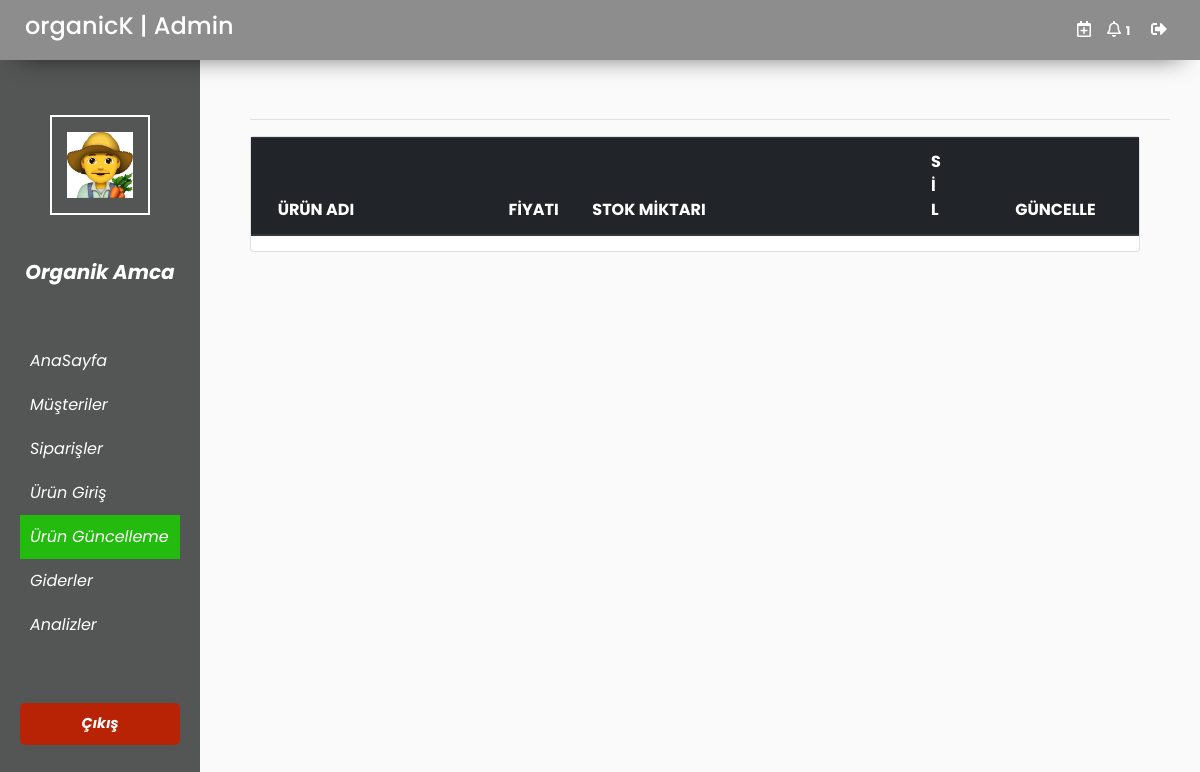
Before: /urun_guncel.php with the older database file.
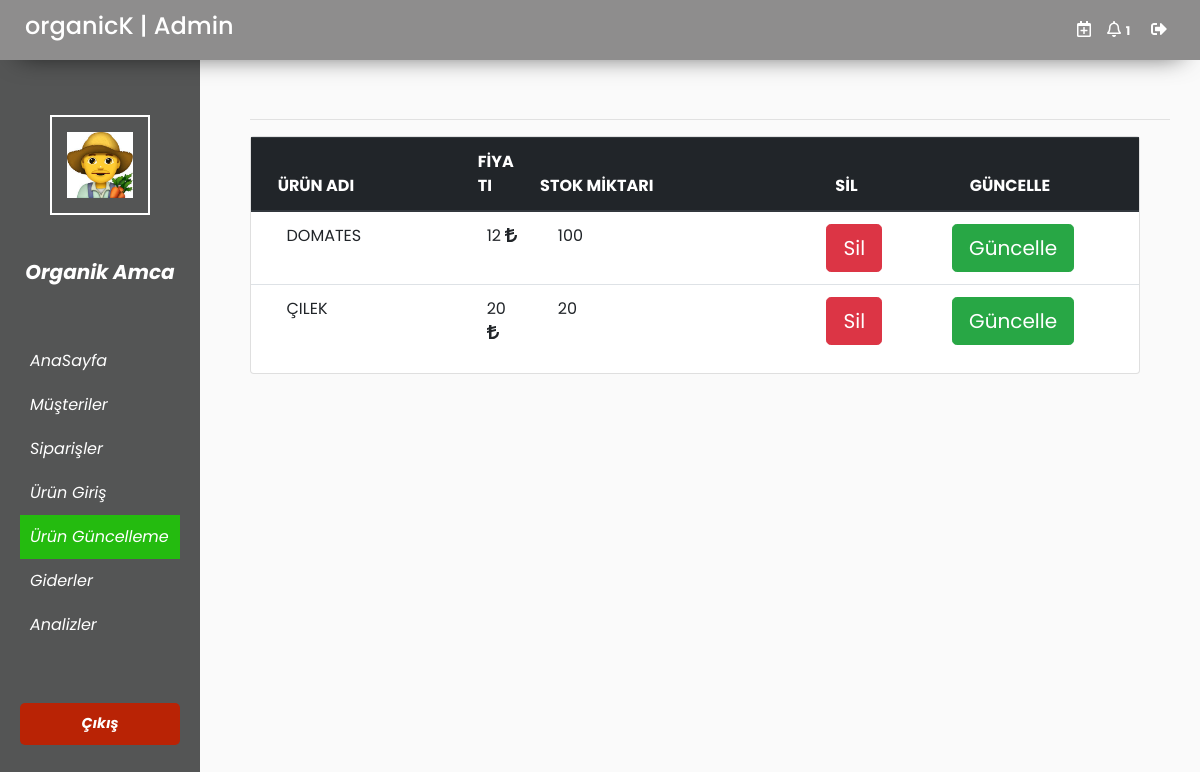
After: the same page with the newer database file.
### tables this page shows
CREATE TABLE IF NOT EXISTS `urun_kayit` (
  `urun_id` int(225) NOT NULL AUTO_INCREMENT,
  `urun_ad` varchar(255) DEFAULT NULL,
  `kategori_id` int(11) DEFAULT NULL,
  `fiyat` int(11) DEFAULT NULL,
  `stok_miktari` int(11) DEFAULT NULL,
  PRIMARY KEY (`urun_id`),
  KEY `kategori_id` (`kategori_id`)
);

### urun_guncel.php (the view, shortened to what this page needs)
<?php
include 'menubar/head.php';
?>
<body>
    <div class="wrapper">
        <div id="main">
            <div id="main">
           <?php
                include 'menubar/nav.php';
           ?>
        <nav id="sidebar">
            <ul class="list-unstyled components">
                <li>
                        <div class="row">
                            <img src="resimler/images.jpg" class=" mx-auto" style="border: 2px solid;width: 100px; margin-top: 45px; height: 100px;padding: 15px; margin-bottom: 30px;"/>
                        </div>
                </li>
                    <div class="row">
                        <p class="mx-auto">Organik Amca</p>
                    </div>
                    <br />
                <li >
                    <a href="admin.php">AnaSayfa</a>
                </li>
                <li>
                    <a href="kayit_musteri.php">Müşteriler</a>
                </li>
                 <li  >
                    <a href="siparisler.php">Siparişler</a>
                </li>
                <li >
                    <a href="urun-girisi.php">Ürün Giriş</a>
                </li>
                <li class="active">
                    <a href="#">Ürün Güncelleme</a>
                </li>
                <li >
                    <a href="giderler.php">Giderler</a>
                </li>
                <li>
                    <a href="analizler.php">Analizler</a>
                </li>
            </ul>
            <ul class="list-unstyled CTAs">
                <li>
                    <a href="index.php" class="download">Çıkış</a>
                </li>
            </ul>
        </nav>
         <div id="content">
            <br/>
            <BR>
                <hr >
            <div class="row">
                <div class="col col-sm-12 col-md-6 " >
                    <div class="card text-left" style="width: 200%;">
                        <?php
                            require 'php/baglan.php';
                            $sorgu=mysqli_query($baglan,"SELECT * from urun_kayit ");
                            echo "<table class='table' >";
                            echo "<thead class='thead-dark'>";
                            echo "<tr >";
                            echo "<th scope='col' style='padding-left:3%;'>ÜRÜN ADI</th>";
                            echo "<th scope='col' style='padding-left:7%;'>FİYATI</th>";
                            echo "<th scope='col' style='padding-left:1%;'>STOK MİKTARI</th>";
                            echo "<th scope='col' style='padding-left:8%;'>SİL</th>";
                            echo "<th scope='col'style='padding-left:9%;'>GÜNCELLE</th>";
                            echo "</tr>";
                            echo "</thead>";
                            echo "<tbody>";
                            echo "<tr>";
                            while ($row = mysqli_fetch_array($sorgu)){
                                echo "<td style='text-transform: uppercase;padding-left:4%;'>".$row[1]."</td>";
                                echo "<td style='padding-left:8%;' >".$row[3]." <i class='fas fa-lira-sign'></i></td>";
                                echo "<td style='padding-left:3%;'>".$row[5] ." ".  $row[4]."</td>";
                                echo '<td style="padding-left:7%;"><a href = "php/urun_sil.php?id='.$row["urun_id"].'"onclick="return uyari();"><button type="button" class="btn btn-danger btn-lg">Sil</button></a></td>';
                                echo '<td style="padding-left:7%;"><a href="php/urun_guncelle.php?id='.$row["urun_id"].'" onclick="return uyari2();"><button type="button" class="btn btn-success btn-lg">Güncelle</button></a></td>';
                                echo "</tr>";
                                     }
                            echo "</table>";
                                                ?>
                    </div>
                </div>
        </div>
</div>
</body>
</html>

Changed rows visible on the page:
added urun_kayit: urun_ad "DOMATES", fiyat "12", stok_miktari "100"
added urun_kayit: urun_ad "ÇILEK", fiyat "20", stok_miktari "20"
